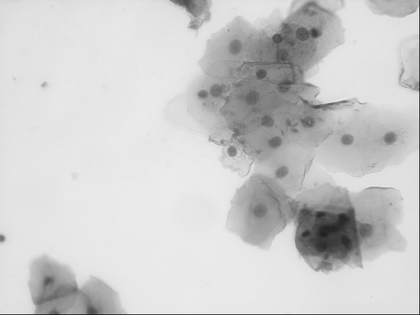
%> input picture dataset/frame000_stack/fov008.png, 420 x 315 px, shrunk from 1280 x 960 before the run
$ octave --eval "result = NucleusSegmentation(imread('../dataset/frame000_stack/fov008.png'));"   (GNU Octave 9; MATLAB toolbox functions it lacks are replaced by stand-ins)
%> lines starting %> are read from the running program, lines starting %| are printed output that depends on the picture; in (x1, y1, x2, y2) boxes, pixels count from 0 and x2, y2 are one past the last pixel; in counts of white or black regions, pixels touching at a corner belong together; the program's own positions count from 1
% NucleusSegmentation is the baseline segmentation method for the dataset.
% This method is a slightly modified version of the method presented in the
% following reference. If you use it, please consider citing it:
%
% Reference:
% Hady Ahmady Phoulady, Dmitry B. Goldgof, Lawrence O. Hall, Peter R.
% Mouton, A Framework for Nucleus and Overlapping Cytoplasm Segmentation in
% Cervical Cytology Extended Depth of Field and Volume Images, Computerized
% Medical Imaging and Graphics, June 2017
%
% @article{phoulady2017framework,
% 	title={A framework for nucleus and overlapping cytoplasm segmentation
% 	in cervical cytology extended depth of field and volume images},
% 	author={{Ahmady Phoulady}, Hady and Goldgof, Dmitry and Hall, Lawrence
% 	O and Mouton, Peter R},
% 	journal={Computerized Medical Imaging and Graphics},
% 	volume={59},
% 	pages={38--49},
% 	year={2017},
% 	publisher={Elsevier}
% }
%
% Copyright (c) 2017, Hady Ahmady Phoulady
% Department of Computer Science,
% University of Southern Maine, Portland, ME.
%
% Last modified: December 16, 2017

function [nuclei, masks] = NucleusSegmentation(I, cellsInfo)

if (size(I, 3) == 3)
    I = rgb2gray(I);
end

if (~exist('cellsInfo', 'var'))
    cellsInfo = struct('MinSize', 150, 'MinMean', 30, ...
        'MaxMean', 150, 'MinSolidity', 0.9);
end

lowN = floor(cellsInfo.MinMean / 10) * 10;
highN = ceil(cellsInfo.MaxMean / 10) * 10;


I = wiener2(I, [5 5]);
nuclei = zeros(size(I));
allPixels = length(I(:));
%> allPixels = 132300

for thresh = lowN: 10: highN
    binaryImage = I <= thresh;
    if sum(binaryImage(:)) > allPixels / 5
        break
    end
    blobs = bwlabel(binaryImage);
    regProp = regionprops(blobs, 'Area', 'Solidity', 'PixelIdxList');
    addTheseRegions = true(length(regProp), 1);
    removeTooConcaveTooSmallBlobs = (...
        [regProp.Area] < cellsInfo.MinSize) | ...
        ([regProp.Solidity] < cellsInfo.MinSolidity);

    addTheseRegions(removeTooConcaveTooSmallBlobs) = false;

    pixelsAlreadyInNuclei = (blobs ~= 0 & nuclei ~= 0);
    blobsAlreadyInNuclei = unique(blobs(pixelsAlreadyInNuclei));

    nuclei = bwlabel(nuclei);
    nucRegProp = regionprops(nuclei, 'Solidity', 'PixelIdxList');
    if (~isempty(blobsAlreadyInNuclei))
        for j = blobsAlreadyInNuclei'
            intersectWithThese = unique(nuclei(blobs == j));
            if (regProp(j).Solidity < ...
                    max([nucRegProp(...
                    intersectWithThese(intersectWithThese > 0)).Solidity]))
                addTheseRegions(j) = false;
            end
        end
    end

    nuclei(cat(1, regProp(addTheseRegions).PixelIdxList)) = 1;
    nuclei = logical(nuclei);

end
%> this loop made 13 passes
%> (blobsAlreadyInNuclei, nucRegProp) on passes 8 to 12: (11, {Solidity 0.913}), (12, {Solidity 0.913}), (19, {Solidity 0.913}), (17, {Solidity 0.913}), (23, {Solidity 0.913})
%> (removeTooConcaveTooSmallBlobs, nucRegProp) on passes 2, 3, 5: ([true true true true], empty struct), ([true true true true true true true], empty struct), ([true true true true true true], empty struct)
%> pass 2, in NucleusSegmentation, `binaryImage = I <= thresh;`:
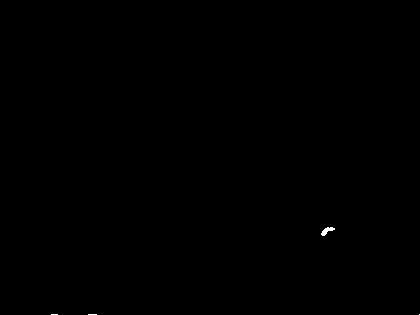
%> binaryImage: size 315x420 logical; 0.06% white; 4 white regions (3 under 20 px), largest, box (x1, y1, x2, y2) and area: (321, 227, 335, 236) 61
%> after the loop:
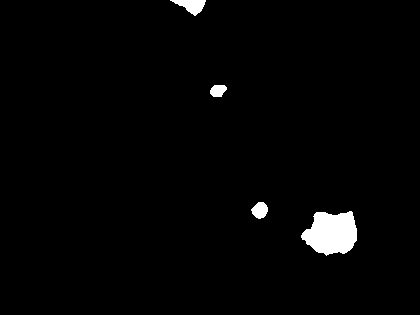
%> nuclei: size 315x420 logical; 1.9% white; 4 white regions, box (x1, y1, x2, y2) and area: (301, 211, 357, 256) 1824, (170, 0, 206, 16) 306, (251, 202, 268, 219) 206, (210, 85, 227, 97) 160
%> after the loop, addTheseRegions = [false; false; true; false; false; false; false; false; false; false]; intersectWithThese = [0; 2; 3]

nuclei = bwareaopen(imfill(nuclei, 'holes'), floor(cellsInfo.MinSize), 8);

dilatedSeg = imdilate(nuclei, strel('disk', 1));
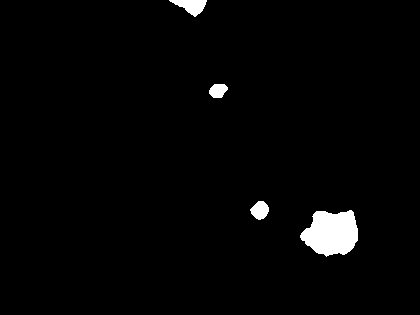
%> dilatedSeg: size 315x420 logical; 2.1% white; 4 white regions, box (x1, y1, x2, y2) and area: (300, 210, 358, 257) 1982, (169, 0, 207, 17) 351, (250, 201, 269, 220) 252, (209, 84, 228, 98) 204
[regionsLabel, ~] = bwlabel(nuclei);
%> regionsLabel: size 315x420 double; 5 distinct labels, from 0 to 4
[dilatedRegionsLabel, numOfDilatedRegions] = bwlabel(dilatedSeg);
%> dilatedRegionsLabel: size 315x420 double; 5 distinct labels, from 0 to 4
%> numOfDilatedRegions = 4
for l = 1: numOfDilatedRegions
    if (length(unique(regionsLabel(dilatedRegionsLabel == l))) >= 3)
        dilatedSeg(dilatedRegionsLabel == l) = ...
            nuclei(dilatedRegionsLabel == l);
    end
end
%> this loop made 4 passes
nuclei = dilatedSeg;

imageBoundary = false(size(nuclei));
imageBoundary(1, :) = true;
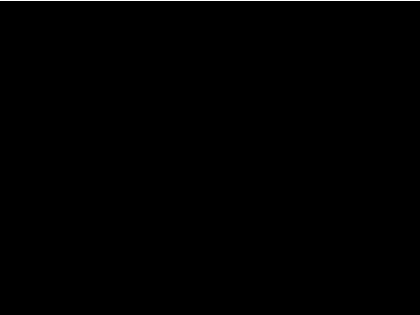
%> imageBoundary: size 315x420 logical; 0.32% white in thin lines or dots, all inside (x1, y1, x2, y2) = (0, 0, 420, 1)
imageBoundary(end, :) = true;
imageBoundary(:, 1) = true;
imageBoundary(:, end) = true;
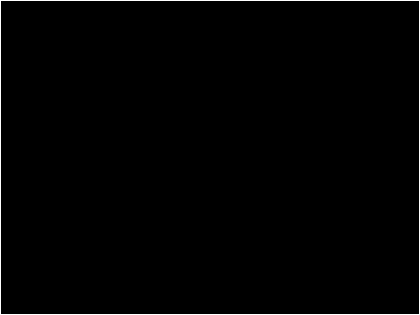
%> imageBoundary: size 315x420 logical; 1.1% white in thin lines or dots
nuclei(imreconstruct(imageBoundary, nuclei)) = false;
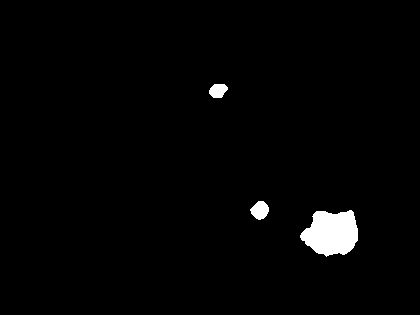
%> nuclei: size 315x420 logical; 1.8% white; 3 white regions, box (x1, y1, x2, y2) and area: (300, 210, 358, 257) 1982, (250, 201, 269, 220) 252, (209, 84, 228, 98) 204

[L, num] = bwlabel(nuclei);
%> L: size 315x420 double; 4 distinct labels, from 0 to 3
%> num = 3
masks = cell(1, num);
%> masks = {[], [], []}
for i = 1: num
    masks{i} = L == i;
end
%> this loop made 3 passes
%> after the loop, masks = 3 items
